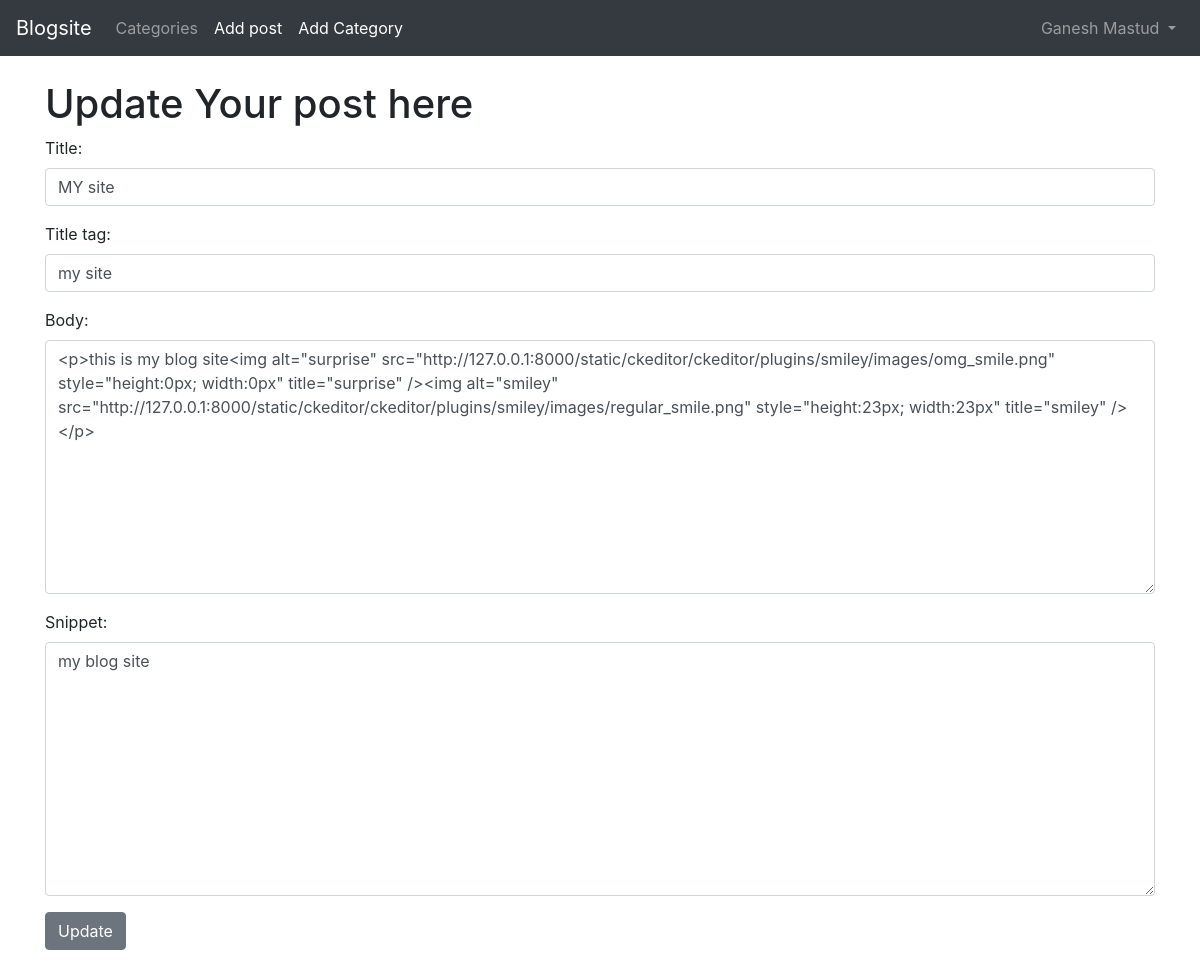
/article/edit/19 (signed in), run on the app's committed database.
### blogapp/models.py (models this page shows, shortened)
class Post(models.Model):
    title= models.CharField(max_length=250)
    header_image= models.ImageField(null=True, blank=True, upload_to='images/')
    title_tag= models.CharField(max_length=230,default='My Blog site')
    category=models.CharField(max_length=255,default='coding')
    snippet=models.CharField(max_length=255)
    author= models.ForeignKey(User, on_delete=models.CASCADE)
    body=RichTextField(blank=True,null=True)
    post_date=models.DateField(auto_now_add=True)
    likes=models.ManyToManyField(User, related_name="blog_posts")

### blogapp/views.py (the view)
# urls.py: path('article/edit/<int:pk>',UpdatePostView.as_view(),name='update_post'),
class UpdatePostView(UpdateView):
    model = Post
    form_class = EditForm
    template_name = 'update_post.html'

### blogapp/forms.py
class EditForm(forms.ModelForm):
    class Meta:
        model= Post
        fields=('title','title_tag','body','snippet')
        widgets ={
            'title': forms.TextInput(attrs={'class':     'form-control'}),
            'title_tag': forms.TextInput(attrs={'class': 'form-control'}),
            'body': forms.Textarea(attrs={'class': 'form-control'}),
            'snippet': forms.Textarea(attrs={'class': 'form-control'}),
        }

### templates/update_post.html (shortened to what this page needs)
{% extends 'base.html' %}
{% block content %}
    {% if user.is_authenticated %}
        {% if user.id == post.author.id %}
               <h1>Update Your post here</h1>
                <div class="form-group">
                <form method="POST">
                    {{ form.as_p }}
                    <button class="btn btn-secondary">Update</button>
                </div>
        {% else %}
                You don't have access to update these post.
        {% endif %}
    {% else %}
        To update post you need to login first...
    {% endif %}
{% endblock %}

### templates/base.html (shortened to what this page needs)
<!doctype html>
<html lang="en">
  <head>
    <link rel="stylesheet" href="https://maxcdn.bootstrapcdn.com/bootstrap/4.0.0/css/bootstrap.min.css">
  </head>
  <body>
    <nav class="navbar navbar-expand-lg navbar-dark bg-dark">
  <a class="navbar-brand" href="{% url 'home' %}">Blogsite</a>
  <div class="collapse navbar-collapse" id="navbarSupportedContent">
    <ul class="navbar-nav mr-auto">
        {% if cat_menu %}
            <li class="nav-item dropdown">
                <a class="nav-link dropdown-toggle" href="#" id="navbarDropdownMenuLink" role="button" data-toggle="dropdown" aria-haspopup="true" aria-expanded="false">
                  Categories
                </a>
                <div class="dropdown-menu" aria-labelledby="navbarDropdownMenuLink">
                    {% for item in cat_menu %}
                        <a class="dropdown-item" href="{% url 'category' item|slugify %}">{{ item }}</a>
                    {% endfor %}
                </div>
          </li>
        {% else %}
            <a class="nav-link" href="{% url 'category-list' %}">Categories</a>
        {% endif %}
        {% if user.is_authenticated %}
            <li class="nav-item active">
                <a class="nav-link" href="{% url 'add_post' %}">Add post <span class="sr-only">(current)</span></a>
            </li>
            <li class="nav-item active">
                <a class="nav-link" href="{% url 'add_category' %}">Add Category<span class="sr-only">(current)</span></a>
            </li>
        {% else %}
            <li class="nav-item active">
                <a class="nav-link" href="{% url 'register' %}">Register <span class="sr-only">(current)</span></a>
          </li>
        {% endif %}
    </ul>
  <ul class="navbar-nav ml-auto">
      {% if user.is_authenticated %}
          <li class="nav-item dropdown">
                <a class="nav-link dropdown-toggle" href="#" id="navbarDropdown" role="button" data-toggle="dropdown" aria-haspopup="true" aria-expanded="false">
                  {{ user.first_name }} {{ user.last_name }}
                </a>
          </li>
      {% else %}
      <li class="nav-item active">
                <a class="nav-link" href="{% url 'login' %}">Login</a>
          </li>
      {% endif %}
  </ul>
  </div>
</nav>
    <div class="container">
        <br>
        {% block content %}
        {% endblock %}
    </div>
  </body>
</html>

### data on the page
Post: title "MY site", title_tag "my site", body "<p>this is my blog site<img alt=\"surprise\" src=\"http://127.0.0.1:8000/static/ckeditor/ckeditor/plugins/smiley/images/omg_smile.png\" style=\"height:0px; width:0px\" title=\"surprise\" /><img alt=\"smiley\" src=\"http://127.0.0.1:8000/static/ckeditor/ckeditor/plugins/smiley/images/regular_smile.png\" style=\"height:23px; width:23px\" title=\"smiley\" /></p>", snippet "my blog site"

### other printed values
{{ user.first_name }} "Ganesh"
{{ user.last_name }} "Mastud"
